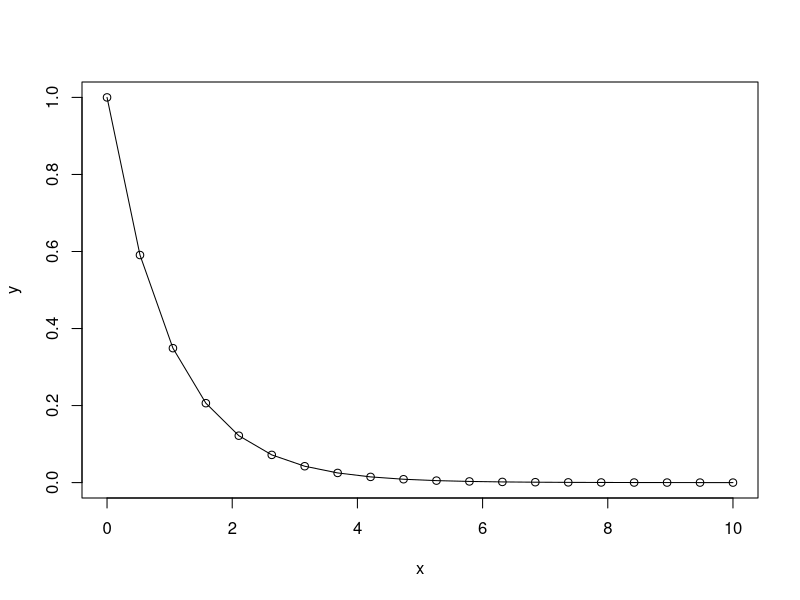
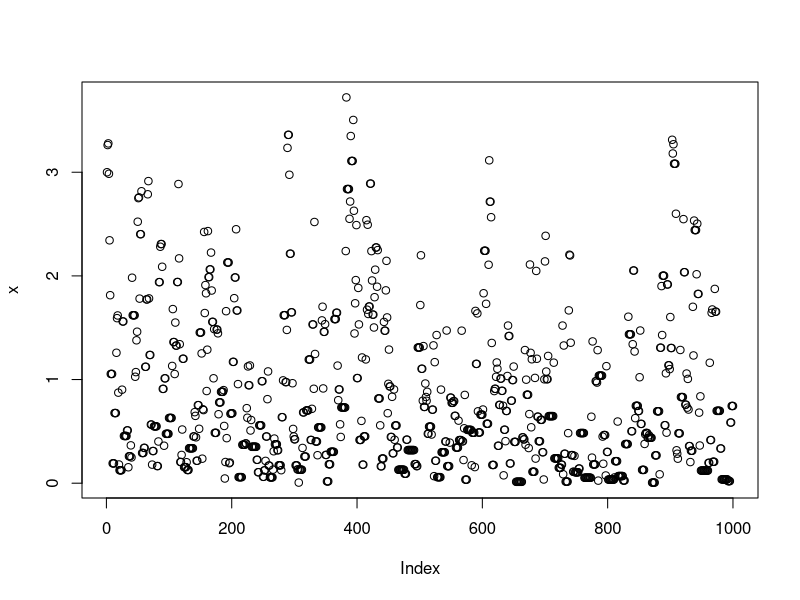
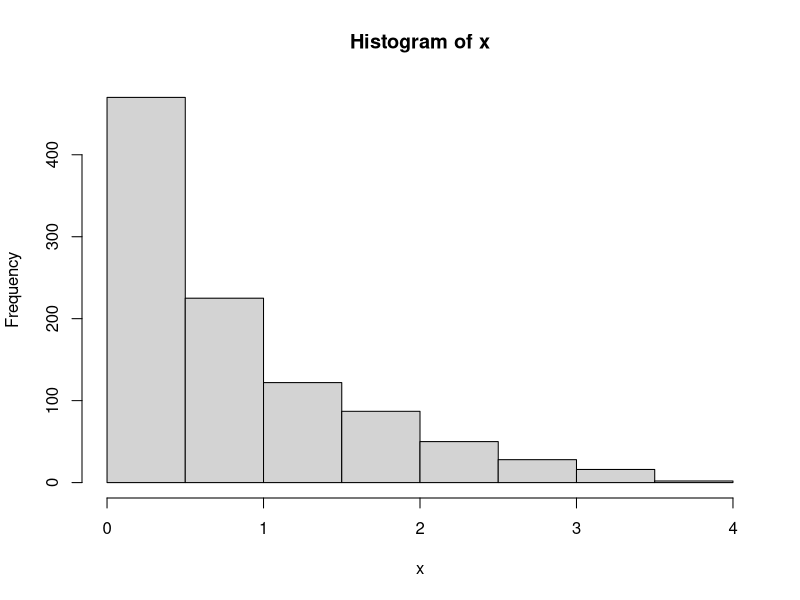
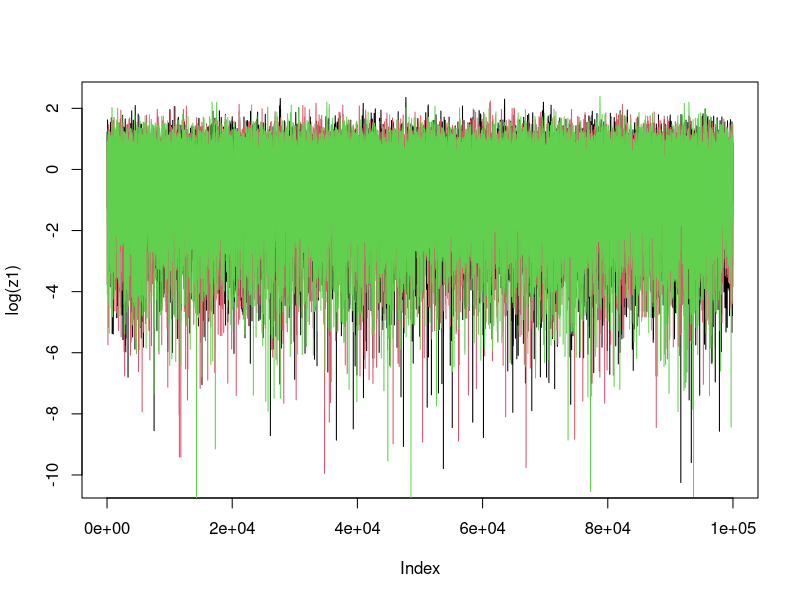
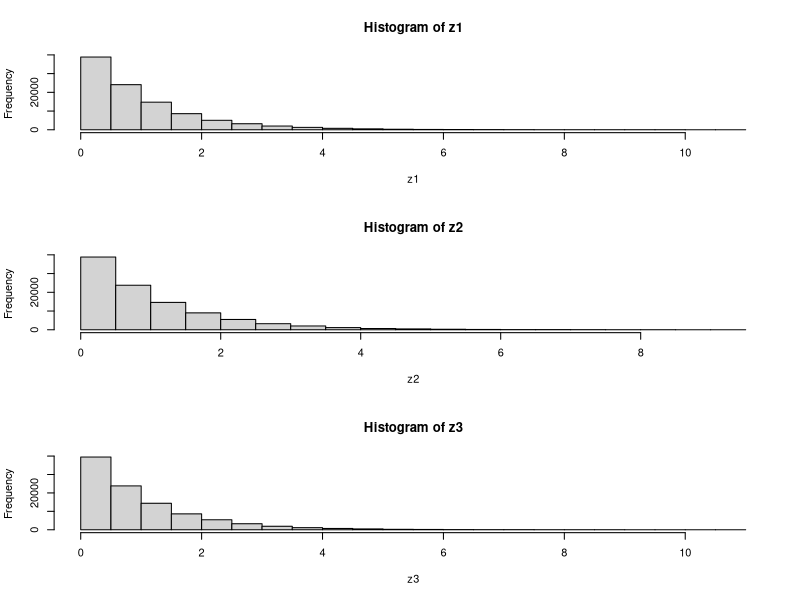

These charts were generated, in order, by the following R code:
x <- seq(from = 0, to = 10, length=20)
y <- exp(-x)
plot(x,y)
lines(x,y)

target <- function(x){
  if (x < 0) {
    return(0)
  } else {
    return(exp(-x))
  }
}



x <- rep(0, 1000)
x[1] <- 3     # this is just a starting value, which I’ve set arbitrarily to 3
for (i in 2:1000) {
  currentx <- x[i - 1]
  proposedx <- currentx + rnorm(1, mean = 0, sd = 1)
  A <- target(proposedx) / target(currentx)
  if (runif(1) < A) {
    x[i] <- proposedx
  } else {
    x[i] <- currentx
  }
}

plot(x)
hist(x)


easyMCMC <- function(niter, startval, proposalsd) {
  x <- rep(0, niter)
  x[1] <- startval
  for (i in 2:niter) {
    currentx <- x[i - 1]
    proposedx <- rnorm(1, mean = currentx, sd = proposalsd)
    A <- target(proposedx) / target(currentx)
    if (runif(1) < A) {
      x[i] <- proposedx
    } else {
      x[i] <- currentx
    }
  }
  return(x)
}

z1 <- easyMCMC(100000, 2, 1)
z2 <- easyMCMC(100000, 2, 1)
z3 <- easyMCMC(100000, 2, 1)

plot(log(z1), type = "l")
lines(log(z2), col = 2)
lines(log(z3), col = 3)


par(mfcol = c(3, 1)) # rather odd command tells R to put 3 graphs on a single page
hist(z1)
hist(z2)
hist(z3)

